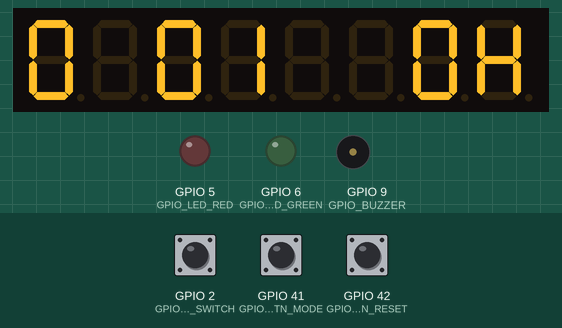
Simulated run of this program. Board: ESP32-S3. Shown: 8-digit seven-segment display, output pins drawn as LEDs (lit = HIGH), buzzer (waves = sounding). Wiring (inferred from the names in the program): MAX7219 LED driver: data GPIO 12; clock GPIO 11; CS GPIO 4. The test bench sets the inputs (shaded band); at power-on: GPIO 2 (GPIO_BTN_MAIN_SWITCH) LOW, GPIO 42 (GPIO_BTN_RESET) LOW, GPIO 41 (GPIO_BTN_MODE) LOW. Pins used as bus, display or sensor lines are not drawn.

Above: at 3.2 s.
3.3 s: GPIO 2 (GPIO_BTN_MAIN_SWITCH) pulled HIGH for 0.15 s
At 3.4 s:
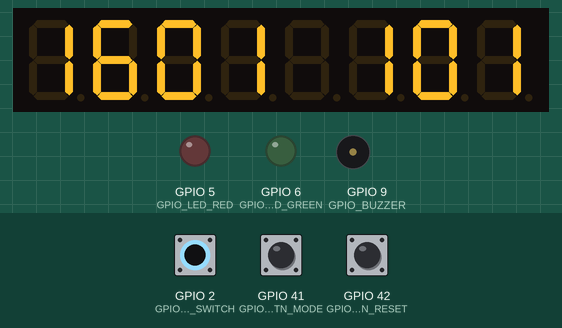
4.0 s: GPIO 42 (GPIO_BTN_RESET) pulled HIGH for 0.15 s
At 4.23 s:
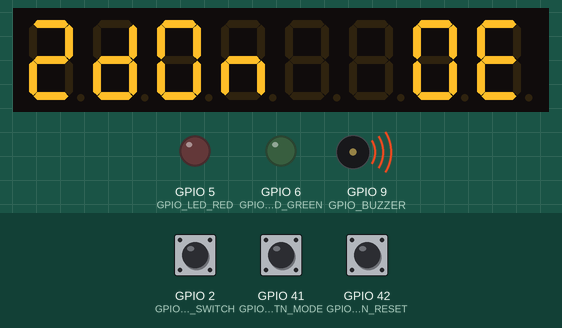
4.7 s: GPIO 2 (GPIO_BTN_MAIN_SWITCH) pulled HIGH for 1 s
At 4.85 s:
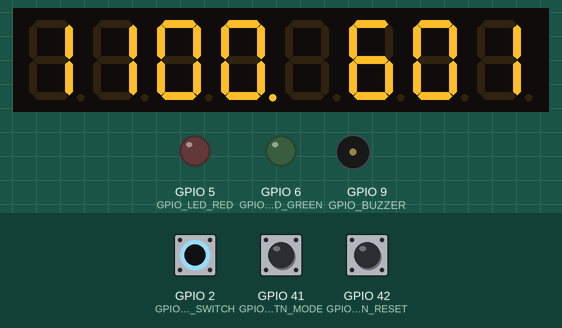
6.3 s: GPIO 42 (GPIO_BTN_RESET) pulled HIGH for 0.15 s
At 6.72 s:
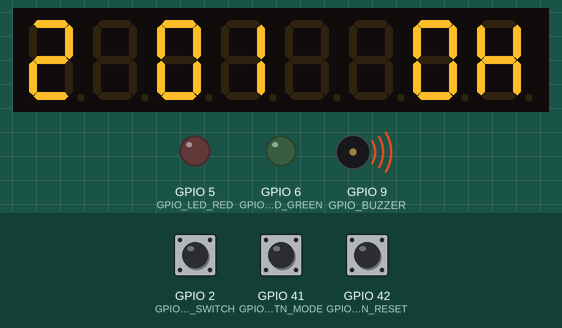
7.0 s: GPIO 41 (GPIO_BTN_MODE) pulled HIGH for 0.15 s
At 7.8 s:
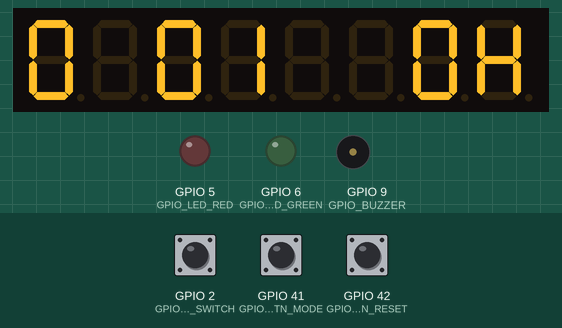
Timing chart, 0 to 9.6 s (numbered marks = the images above; inputs shaded):
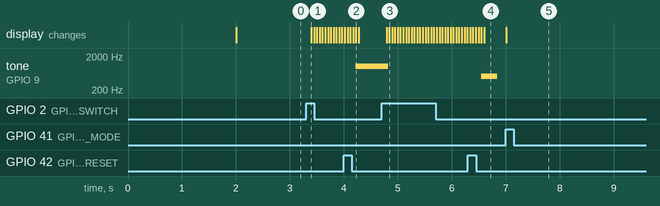

The program:

main.cpp
```cpp
/**
 * This now works but has no anims.
 * Mode (0|1) - (hh:mm:ss(ctu)|mm:ss.ss(ctd)).
 * Display time max 0x22550FF - 99:59:59.99
*/
/**
 * CHECK:
 * TODO:
 * FIX:
 */

#include <Arduino.h>
#include "maxDriverButtonV2.h"
#include "macrosTimersV2.h"
#include "schrackButtonButtons.h"


// Constants.
#define NUMBER_OF_DIGITS        6    // Number of digits on the display.
#define NUMBER_OF_DIGITS_DRIVER 8    // Number of digits on the driver.
#define GAME_LENGTH_PAUSE       400  // Game length - 15 seconds.


/**
 * @param STUFF The stuff in the if.
 * @brief Sets the last state and does some stuff.
 */
#define CASE_ON_ENTER(STUFF)                                                                                                   \
  {                                                                                                                            \
    if(stateCurrent != stateLast) {                                                                                            \
      stateLast = stateCurrent;                                                                                                \
      STUFF                                                                                                                    \
    }                                                                                                                          \
  }


/**
 * @param STUFF The stuff in the if.
 * @brief Does stuff before changing case.
 */
#define CASE_ON_EXIT(STUFF)                                                                                                    \
  {                                                                                                                            \
    if(stateCurrent != stateLast) {                                                                                            \
      STUFF                                                                                                                    \
    }                                                                                                                          \
  }


/**
 * @brief Updates the timer1Hz var from the timerVar.
 */
#define TIMER_1HZ_UPDATE()                                                                                                     \
  { timer1Hz = timerVal % 100 / 50; }

/**
 * @brief Updates the timer2Hz var from the timerVar.
 */
#define TIMER_2HZ_UPDATE()                                                                                                     \
  { timer2Hz = timerVal % 100 / 25 % 2; }

// Main timer.
hw_timer_t* timerMainHandle = NULL;
#define TIMER_READ_DIVIDER 10000


void setup() {
  Serial.begin(115200);  //DEBUG
  delay(2000);           //DEBUG

  // Setups.0
  display.setup();                  // Display.
  pinMode(GPIO_LED_GREEN, OUTPUT);  // Some leds.
  pinMode(GPIO_LED_RED, OUTPUT);
  buttons.setup();  // Buttons.

  // Create the timer.
  N_TIMER_BEGIN(timerMainHandle, 1, 8000)
}


void loop() {
  uint32_t timeLoopStart = micros();
  // States.
  static uint8_t stateCurrent = 0;
  static uint8_t stateLast    = -1;

  // Constant text patterns.
  const uint8_t segmentsErr[NUMBER_OF_DIGITS_DRIVER] = {0b1001111, 0b101, 0b101, 0, 0b1110110, 0b111011, 0b1110111, 0};
  const uint8_t segmentsEnd[NUMBER_OF_DIGITS_DRIVER] = {0b1001111, 0b10101, 0b111101, 0, 0, 0, 0, 0};
  const uint8_t segmentsHI[NUMBER_OF_DIGITS_DRIVER]  = {0b110111, 0b110000, 0, 0, 0, 0, 0, 0};

  // Game lengths.
  const uint8_t  gameLengthsArrayLength                   = 3;
  const uint16_t gameLengthsArray[gameLengthsArrayLength] = {500, 1500, 3000};
  static uint8_t gameLengthsArrayIndex                    = 1;

  // Score stuff.
  static uint16_t score                             = 1;    // Current score.
  static uint16_t scoreGameNumber                   = 0;    // Current score.
  static uint16_t highScore[gameLengthsArrayLength] = {0};  // Max reached score.
  static uint16_t highScoreGameNumber               = 0;    // Number of the game that reached the high score
  static uint8_t  isHighScore                       = 0;

  // Timer values.
  static uint64_t timerVal;  // Timer time val.
  static uint8_t  timer1Hz;  // 1Hz pulse based on the timer.
  static uint8_t  timer2Hz;  // 2Hz pulse based on the timer.

  // Display additions.
  static uint8_t decimalPoints = 0;
  static uint8_t ledsGreen     = 0;
  static uint8_t ledsRed       = 0;

  /**
   * case - desc
   * -----------
   * default - Error screen
   * 0 - High score
   * 1 - Game running
   * 2 - Game end
  */
#define caseHighScore   0
#define caseGameRunning 1
#define caseGameEnd     2

  switch(stateCurrent) {
    // Error screen.
    default:
      CASE_ON_ENTER()
      display.displaySegments(segmentsErr);
      CASE_ON_EXIT(buttons.clear();)
      break;

    // High score.
    case caseHighScore:
      CASE_ON_ENTER()
      // Register buttons.
      if(buttons.primary > 0) {  // Start.
        buttons.primary = 0;
        stateCurrent    = caseGameRunning;
      } else if(buttons.mode > 0) {  // Change game length.
        buttons.mode          = 0;
        gameLengthsArrayIndex = (gameLengthsArrayIndex + 1) % gameLengthsArrayLength;
      }
      // Display.
      display.displaySegments(segmentsHI);
      display.display(display.SCR_SCORE, highScore[gameLengthsArrayIndex]);

      CASE_ON_EXIT(buttons.clear();)
      break;

    // Game running.
    case caseGameRunning:
      CASE_ON_ENTER(N_TIMER_RESET(timerMainHandle) N_TIMER_START(timerMainHandle) score = 1; scoreGameNumber++;)
      // Read timer
      N_TIMER_READ(timerMainHandle, timerVal, TIMER_READ_DIVIDER)

      // Update the timer.
      TIMER_1HZ_UPDATE()
      decimalPoints = decimalPoints & 0b10111111 | (timer1Hz << 6);
      // Display.
      display.display(display.SCR_TIME, gameLengthsArray[gameLengthsArrayIndex] - timerVal);
      display.display(display.SCR_SCORE, score);

      // Register buttons.
      if(timerVal >= gameLengthsArray[gameLengthsArrayIndex]) {  // Gmae ended.
        stateCurrent = caseGameEnd;
      } else {
        if(buttons.primary > 0) {  // Button pressed.
          for(uint8_t i = 0; i < 256; i++) {
            score++;
            buttons.primary--;
            if(buttons.primary == 0) {
              break;
            }
          }
        }
        if(buttons.reset > 0) {  // Reset.
          stateCurrent = caseGameEnd;
        }
      }

      CASE_ON_EXIT(N_TIMER_STOP(timerMainHandle) buttons.clear();)
      break;

    // Game end.
    case caseGameEnd:
      CASE_ON_ENTER(
      N_TIMER_RESET(timerMainHandle) N_TIMER_START(timerMainHandle) isHighScore = 0;
      if(score > highScore[gameLengthsArrayIndex]) {
        highScore[gameLengthsArrayIndex] = score;
        highScoreGameNumber              = scoreGameNumber;
        isHighScore                      = 1;
      } if(isHighScore == 1) { tone(GPIO_BUZZER, 1000, 600); } else {
        tone(GPIO_BUZZER, 500, 300);
      })

      // Read timer.
      N_TIMER_READ(timerMainHandle, timerVal, TIMER_READ_DIVIDER)
      TIMER_1HZ_UPDATE()
      TIMER_2HZ_UPDATE()
      // Display.
      if(timer1Hz == 1) {
        display.display(display.SCR_TIME, 0);
        display.display(display.SCR_SCORE, score);
      } else {
        display.displaySegments(segmentsEnd);
        display.display(display.SCR_SCORE, score);
      }

      if(isHighScore == 1) {
        if(timer2Hz == 1) {
          ledsGreen = 0;
          ledsRed   = 1;
        } else {
          ledsGreen = 1;
          ledsRed   = 0;
        }
      }


      // State change.
      if(timerVal >= GAME_LENGTH_PAUSE) {
        stateCurrent = caseHighScore;
      }

      CASE_ON_EXIT(N_TIMER_STOP(timerMainHandle) buttons.clear(); ledsGreen = 0; ledsRed = 0;)
      break;
  }

  // Set the decimal points.
  if(decimalPoints > 0) {                                               // Check if any points need to be set.
    for(uint8_t digit = 0; digit < NUMBER_OF_DIGITS_DRIVER; digit++) {  // Go through all the digits.
      display.segmentsArrayObjGlobal[digit] =
      display.segmentsArrayObjGlobal[digit] | ((decimalPoints >> NUMBER_OF_DIGITS_DRIVER - 1 - digit) & 1)
                                              << NUMBER_OF_DIGITS_DRIVER - 1;  // Set the dP bit.
    }
  }

  // Send stuff to display.
  display.push();
  digitalWrite(GPIO_LED_GREEN, ledsGreen);
  digitalWrite(GPIO_LED_RED, ledsRed);
  display.clear();
  log_e("State current: %x.", stateCurrent);
  log_e("State last: %x.", stateLast);
  log_e("Loop length: %ius", micros() - timeLoopStart);
  delay(50);
}
```

macrosTimersV2.h
```cpp
// Custom timer macros.

/**
 * @param N_TIMER_HANDLE  Timer handle, created with "hw_timer_t* timerHandle = NULL;".
 * @param N_TIMER_CHANNEL Timer channel (0-15).
 * @param N_TIMER_DIVIDER Clock divider. Default clock speed is 80MHz.
 * @brief Creates and stops a count-up timer.
 */
#define N_TIMER_BEGIN(N_TIMER_HANDLE, N_TIMER_CHANNEL, N_TIMER_DIVIDER)                                                        \
  {                                                                                                                            \
    N_TIMER_HANDLE = timerBegin(N_TIMER_CHANNEL, N_TIMER_DIVIDER, true);                                                       \
    timerStop(N_TIMER_HANDLE);                                                                                                 \
  }


/**
 * @param N_TIMER_HANDLE Timer handle.
 * @brief Start a timer.
 */
#define N_TIMER_START(N_TIMER_HANDLE)                                                                                          \
  {                                                                                                                            \
    timerStart(N_TIMER_HANDLE);                                                                                                \
  }


/**
 * @param N_TIMER_HANDLE Timer handle.
 * @brief Start a timer.
 */
#define N_TIMER_RESTART(N_TIMER_HANDLE)                                                                                          \
  {                                                                                                                            \
    timerRestart(N_TIMER_HANDLE);                                                                                              \
    timerStart(N_TIMER_HANDLE);                                                                                                \
  }


/**
 * @param N_TIMER_HANDLE Timer handle.
 * @brief Reset a timer to 0.
 */
#define N_TIMER_RESET(N_TIMER_HANDLE)                                                                                          \
  {                                                                                                                            \
    timerRestart(N_TIMER_HANDLE);                                                                                                \
  }


/**
 * @param N_TIMER_HANDLE Timer handle.
 * @param N_READ_VAL Var to store the value to (uint64_t).
 * @param N_DIVIDER Secondary divider.
 * @brief Read a value from the timer.
 */
#define N_TIMER_READ(N_TIMER_HANDLE, N_READ_VAL, N_DIVIDER)                                                                    \
  { N_READ_VAL = timerReadMicros(N_TIMER_HANDLE) / N_DIVIDER; }


/**
 * @param N_TIMER_HANDLE Timer handle.
 * @param N_WRITE_VAL Val to write to the timer (uint64_t).
 * @param N_MULTIPLIER Secondary multiplier.
 * @brief Write a value to the timer.
 */
#define N_TIMER_WRITE(N_TIMER_HANDLE, N_WRITE_VAL, N_MULTIPLIER)                                                                             \
  { timerWrite(N_TIMER_HANDLE, (N_WRITE_VAL * N_MULTIPLIER * 80) / timerGetDivider(N_TIMER_HANDLE)); }


/**
 * @param N_TIMER_HANDLE Timer handle.
 * @brief Reastarts a timer.
 */
#define N_TIMER_STOP_RESTART(N_TIMER_HANDLE)                                                                                        \
  {                                                                                                                            \
    timerStop(N_TIMER_HANDLE);                                                                                                 \
    timerRestart(N_TIMER_HANDLE);                                                                                              \
    timerStart(N_TIMER_HANDLE);                                                                                                \
  }


/**
 * @param N_TIMER_HANDLE Timer handle.
 * @brief Stops a timer.
 */
#define N_TIMER_STOP(N_TIMER_HANDLE)                                                                                           \
  { timerStop(N_TIMER_HANDLE); }
```

schrackButtonButtons.h
```cpp
#include <Arduino.h>

#include "schrackButtonPins.h"

#ifndef _BUTTONS_H
  #define _BUTTONS_H

  #ifndef DETECT_FALLING_EDGE
    #define DETECT_FALLING_EDGE 1
  #endif

struct buttonsStruct {
  uint8_t primary     = 0;
  uint8_t reset       = 0;
  uint8_t mode        = 0;
  void    setup();
  void    clear();
};
buttonsStruct buttons;


void IRAM_ATTR callbackBtnPrimary() {
  if(digitalRead(GPIO_BTN_MAIN_SWITCH) == 1 - DETECT_FALLING_EDGE) {
    buttons.primary++;
  } else {
    buttons.primary++;
  }
}


void IRAM_ATTR callbackBtnReset() {
  if(digitalRead(GPIO_BTN_RESET) == 1 - DETECT_FALLING_EDGE) {
    buttons.reset++;
  }
}


void IRAM_ATTR callbackBtnMode() {
  buttons.mode = digitalRead(GPIO_BTN_MODE);
}


/**
 * @brief Sets up the object().
 */
void buttonsStruct::setup() {
  pinMode(GPIO_BTN_MAIN_SWITCH, INPUT);
  pinMode(GPIO_BTN_RESET, INPUT);
  pinMode(GPIO_BTN_MODE, INPUT);
  mode = digitalRead(GPIO_BTN_MODE);

  #if DETECT_FALLING_EDGE
  attachInterrupt(GPIO_BTN_MAIN_SWITCH, callbackBtnPrimary, CHANGE);
  attachInterrupt(GPIO_BTN_RESET, callbackBtnReset, FALLING);
  attachInterrupt(GPIO_BTN_MODE, callbackBtnMode, CHANGE);
  #else
  attachInterrupt(GPIO_BTN_MAIN_SWITCH, callbackBtnPrimary, CHANGE);
  attachInterrupt(GPIO_BTN_RESET, callbackBtnReset, RISING);
  attachInterrupt(GPIO_BTN_MODE, callbackBtnMode, CHANGE);
  #endif
}


/**
 * @brief Clears all button values.
 */
void buttonsStruct::clear() {
  primary       = 0;
  reset       = 0;
}

#endif
```

schrackButtonPins.h
```cpp
#include <Arduino.h>


#ifndef _PINS_H
  #define _PINS_H

  #define GPIO_BTN_MAIN_SWITCH 2
  #define GPIO_BTN_MODE 41
  #define GPIO_BTN_RESET 42

  #define GPIO_BUZZER 9
  #define GPIO_LED_RED 5
  #define GPIO_LED_GREEN 6

  #define GPIO_EXT1 38
  #define GPIO_EXT2 39
  #define GPIO_EXT3 40

  #define GPIO_SPI_CS_DRIVER  4
  #define GPIO_SPI_CS_SDCARD 13
  #define GPIO_SPI_MOSI 12
  #define GPIO_SPI_MISO 10
  #define GPIO_SPI_CLK 11
#endif
```

Source omitted: maxDriverButtonV2.h (5230 bytes)

Measured:
- after the input at 3.3 s, the display: changes after 0.10 s (image 1)
- after the input at 4.0 s, tone on GPIO 9 (GPIO_BUZZER): silent → 1000 Hz after 0.22 s; the display: first differs from a run without the input after 0.22 s (image 2)
- after the input at 4.7 s, the display: first changes after 0.09 s (image 3 shows a later state)
- after the input at 6.3 s, tone on GPIO 9 (GPIO_BUZZER): silent → 500 Hz after 0.25 s, → silent 0.30 s later
- after the input at 7.0 s, the display: changes at once (image 5)
